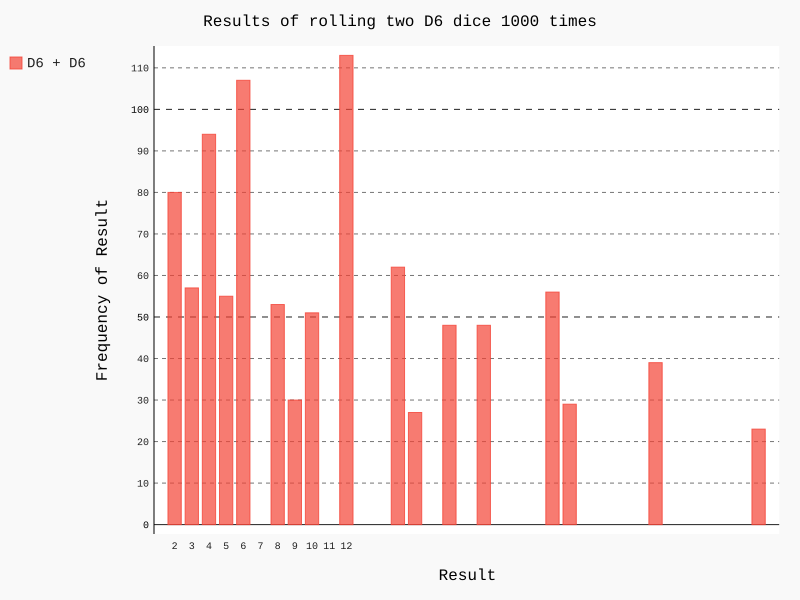

This chart was generated by the following Python code:
import pygal
from die import Die

# Cria dois dados D6
die_1 = Die()
die_2 = Die()

# Faz alguns lançamentos e armazena os resultados em uma lista
results = []
for roll_num in range(1000):
	result = die_1.roll() * die_2.roll()
	results.append(result)

# Analisa os resultados
frequencies = []
max_result = die_1.num_sides * die_2.num_sides
for value in range(2, max_result+1):
	frequency = results.count(value)
	frequencies.append(frequency)

# Visualiza os resultados
hist = pygal.Bar()

hist.title = "Results of rolling two D6 dice 1000 times"
hist.x_labels = ['2', '3', '4', '5' , '6', '7', '8', '9', '10', '11', '12']
hist.x_title = "Result"
hist.y_title = "Frequency of Result"

hist.add('D6 + D6', frequencies)
hist.render_to_file('multiply_dice.svg')
